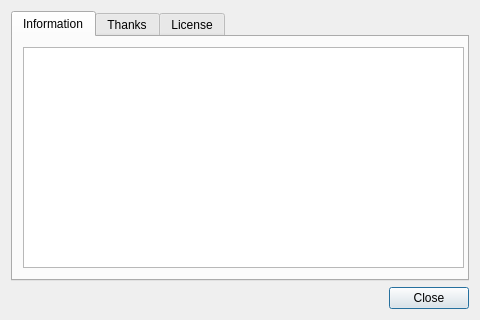
<?xml version="1.0" encoding="UTF-8"?>
<ui version="4.0">
 <class>QRuler::DialogAbout</class>
 <widget class="QDialog" name="QRuler::DialogAbout">
  <property name="geometry">
   <rect>
    <x>0</x>
    <y>0</y>
    <width>480</width>
    <height>320</height>
   </rect>
  </property>
  <layout class="QVBoxLayout" name="layout">
   <item>
    <widget class="QTabWidget" name="tblAbout">
     <property name="sizePolicy">
      <sizepolicy hsizetype="Expanding" vsizetype="Expanding">
       <horstretch>0</horstretch>
       <verstretch>0</verstretch>
      </sizepolicy>
     </property>
     <property name="currentIndex">
      <number>0</number>
     </property>
     <widget class="QWidget" name="tabInfo">
      <attribute name="title">
       <string>Information</string>
      </attribute>
      <widget class="QWidget" name="tabInfoLayoutWidget">
       <property name="geometry">
        <rect>
         <x>10</x>
         <y>10</y>
         <width>441</width>
         <height>221</height>
        </rect>
       </property>
       <layout class="QVBoxLayout" name="layTabInfo">
        <item>
         <widget class="QTextBrowser" name="txtInfo">
          <property name="documentTitle">
           <string notr="true"/>
          </property>
          <property name="markdown">
           <string notr="true"/>
          </property>
          <property name="html">
           <string notr="true">&lt;!DOCTYPE HTML PUBLIC &quot;-//W3C//DTD HTML 4.0//EN&quot; &quot;http://www.w3.org/TR/REC-html40/strict.dtd&quot;&gt;
&lt;html&gt;&lt;head&gt;&lt;meta name=&quot;qrichtext&quot; content=&quot;1&quot; /&gt;&lt;meta charset=&quot;utf-8&quot; /&gt;&lt;style type=&quot;text/css&quot;&gt;
p, li { white-space: pre-wrap; }
hr { height: 1px; border-width: 0; }
li.unchecked::marker { content: &quot;\2610&quot;; }
li.checked::marker { content: &quot;\2612&quot;; }
&lt;/style&gt;&lt;/head&gt;&lt;body style=&quot; font-family:'Sans Serif'; font-size:9pt; font-weight:400; font-style:normal;&quot;&gt;
&lt;p style=&quot;-qt-paragraph-type:empty; margin-top:0px; margin-bottom:0px; margin-left:0px; margin-right:0px; -qt-block-indent:0; text-indent:0px;&quot;&gt;&lt;br /&gt;&lt;/p&gt;&lt;/body&gt;&lt;/html&gt;</string>
          </property>
          <property name="acceptRichText">
           <bool>false</bool>
          </property>
          <property name="source">
           <url>
            <string>qrc:/about.html</string>
           </url>
          </property>
          <property name="searchPaths">
           <stringlist notr="true"/>
          </property>
          <property name="openExternalLinks">
           <bool>true</bool>
          </property>
          <property name="openLinks">
           <bool>true</bool>
          </property>
         </widget>
        </item>
       </layout>
      </widget>
     </widget>
     <widget class="QWidget" name="tabAuthors">
      <attribute name="title">
       <string>Thanks</string>
      </attribute>
      <widget class="QWidget" name="tabAuthorsLayoutWidget">
       <property name="geometry">
        <rect>
         <x>10</x>
         <y>10</y>
         <width>441</width>
         <height>221</height>
        </rect>
       </property>
       <layout class="QVBoxLayout" name="layTabAuthors">
        <item>
         <widget class="QTextBrowser" name="txtAuthors">
          <property name="documentTitle">
           <string notr="true"/>
          </property>
          <property name="markdown">
           <string notr="true"/>
          </property>
          <property name="html">
           <string notr="true">&lt;!DOCTYPE HTML PUBLIC &quot;-//W3C//DTD HTML 4.0//EN&quot; &quot;http://www.w3.org/TR/REC-html40/strict.dtd&quot;&gt;
&lt;html&gt;&lt;head&gt;&lt;meta name=&quot;qrichtext&quot; content=&quot;1&quot; /&gt;&lt;meta charset=&quot;utf-8&quot; /&gt;&lt;style type=&quot;text/css&quot;&gt;
p, li { white-space: pre-wrap; }
hr { height: 1px; border-width: 0; }
li.unchecked::marker { content: &quot;\2610&quot;; }
li.checked::marker { content: &quot;\2612&quot;; }
&lt;/style&gt;&lt;/head&gt;&lt;body style=&quot; font-family:'Sans Serif'; font-size:9pt; font-weight:400; font-style:normal;&quot;&gt;
&lt;p style=&quot;-qt-paragraph-type:empty; margin-top:0px; margin-bottom:0px; margin-left:0px; margin-right:0px; -qt-block-indent:0; text-indent:0px;&quot;&gt;&lt;br /&gt;&lt;/p&gt;&lt;/body&gt;&lt;/html&gt;</string>
          </property>
          <property name="acceptRichText">
           <bool>false</bool>
          </property>
          <property name="placeholderText">
           <string notr="true"/>
          </property>
          <property name="source">
           <url>
            <string>qrc:/thanks.html</string>
           </url>
          </property>
          <property name="searchPaths">
           <stringlist notr="true"/>
          </property>
          <property name="openExternalLinks">
           <bool>true</bool>
          </property>
          <property name="openLinks">
           <bool>true</bool>
          </property>
         </widget>
        </item>
       </layout>
      </widget>
     </widget>
     <widget class="QWidget" name="tabLicense">
      <attribute name="title">
       <string>License</string>
      </attribute>
      <widget class="QWidget" name="tabLicenseLayoutWidget">
       <property name="geometry">
        <rect>
         <x>10</x>
         <y>10</y>
         <width>441</width>
         <height>221</height>
        </rect>
       </property>
       <layout class="QVBoxLayout" name="layTabLicense">
        <item>
         <widget class="QTextBrowser" name="txtLicense">
          <property name="documentTitle">
           <string notr="true"/>
          </property>
          <property name="markdown">
           <string notr="true"/>
          </property>
          <property name="html">
           <string notr="true">&lt;!DOCTYPE HTML PUBLIC &quot;-//W3C//DTD HTML 4.0//EN&quot; &quot;http://www.w3.org/TR/REC-html40/strict.dtd&quot;&gt;
&lt;html&gt;&lt;head&gt;&lt;meta name=&quot;qrichtext&quot; content=&quot;1&quot; /&gt;&lt;meta charset=&quot;utf-8&quot; /&gt;&lt;style type=&quot;text/css&quot;&gt;
p, li { white-space: pre-wrap; }
hr { height: 1px; border-width: 0; }
li.unchecked::marker { content: &quot;\2610&quot;; }
li.checked::marker { content: &quot;\2612&quot;; }
&lt;/style&gt;&lt;/head&gt;&lt;body style=&quot; font-family:'Sans Serif'; font-size:9pt; font-weight:400; font-style:normal;&quot;&gt;
&lt;p style=&quot;-qt-paragraph-type:empty; margin-top:0px; margin-bottom:0px; margin-left:0px; margin-right:0px; -qt-block-indent:0; text-indent:0px;&quot;&gt;&lt;br /&gt;&lt;/p&gt;&lt;/body&gt;&lt;/html&gt;</string>
          </property>
          <property name="acceptRichText">
           <bool>false</bool>
          </property>
          <property name="placeholderText">
           <string notr="true"/>
          </property>
          <property name="source">
           <url>
            <string>qrc:/license.html</string>
           </url>
          </property>
          <property name="searchPaths">
           <stringlist notr="true"/>
          </property>
          <property name="openExternalLinks">
           <bool>true</bool>
          </property>
          <property name="openLinks">
           <bool>true</bool>
          </property>
         </widget>
        </item>
       </layout>
      </widget>
     </widget>
    </widget>
   </item>
   <item>
    <widget class="QDialogButtonBox" name="buttonBox">
     <property name="sizePolicy">
      <sizepolicy hsizetype="Expanding" vsizetype="Preferred">
       <horstretch>0</horstretch>
       <verstretch>0</verstretch>
      </sizepolicy>
     </property>
     <property name="orientation">
      <enum>Qt::Horizontal</enum>
     </property>
     <property name="standardButtons">
      <set>QDialogButtonBox::Close</set>
     </property>
    </widget>
   </item>
  </layout>
 </widget>
 <resources/>
 <connections/>
</ui>
